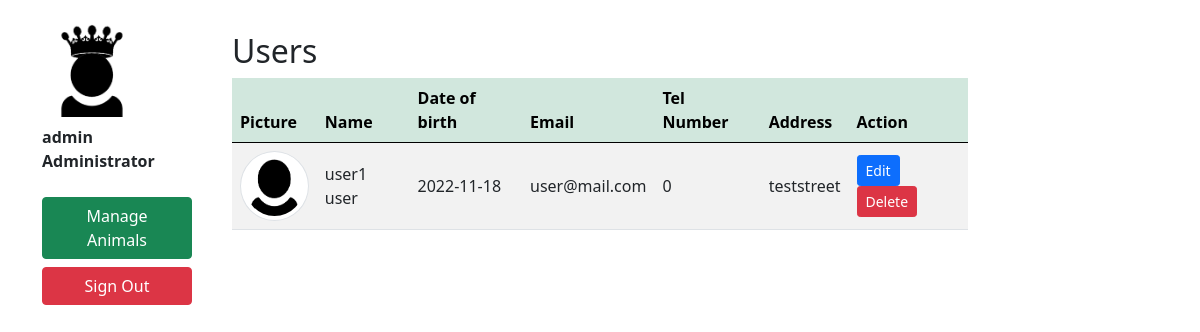
/dashboard.php (signed in), run on the app's committed database.
### tables this page shows
CREATE TABLE `users` (
  `id` int(11) NOT NULL,
  `first_name` varchar(30) NOT NULL,
  `last_name` varchar(30) NOT NULL,
  `picture` varchar(255) DEFAULT NULL,
  `address` varchar(30) NOT NULL,
  `email` varchar(30) NOT NULL,
  `password` varchar(255) NOT NULL,
  `status` enum('user','adm') NOT NULL DEFAULT 'user',
  `date_of_birth` date DEFAULT NULL,
  `telnumber` int(50) NOT NULL
);

### dashboard.php (the view, shortened to what this page needs)
<?php
require_once 'components/db_connect.php';
$status = 'adm';
$sql = "SELECT * FROM users WHERE status != '$status'";
$result = mysqli_query($connect, $sql);
$res = mysqli_query($connect, "SELECT * FROM users WHERE id=" . $_SESSION['adm']);
$row = mysqli_fetch_array($res, MYSQLI_ASSOC);
$admName = $row["first_name"];
$tbody = '';
if ($result->num_rows > 0) {
    while ($row = $result->fetch_array(MYSQLI_ASSOC)) {
        $tbody .= "<tr>
            <td><img class='img-thumbnail rounded-circle' src='pictures/" . $row['picture'] . "' alt=" . $row['first_name'] . "></td>
            <td>" . $row['first_name'] . " " . $row['last_name'] . "</td>
            <td>" . $row['date_of_birth'] . "</td>
            <td>" . $row['email'] . "</td>
            <td>" . $row['telnumber'] . "</td>
            <td>" . $row['address'] . "</td>
            <td><a href='update.php?id=" . $row['id'] . "'><button class='btn btn-primary btn-sm' type='button'>Edit</button></a>
            <a href='delete.php?id=" . $row['id'] . "'><button class='btn btn-danger btn-sm' type='button'>Delete</button></a></td>
         </tr>";
    }
} else {
    $tbody = "<tr><td colspan='5'><center>No Data Available </center></td></tr>";
}
?>
<!DOCTYPE html>
<html lang="en">
<head>
    <?php require_once 'components/boot.php'?>
</head>
<body>
<div class="container mt-4">
    <div class="row">
        <div class="col-2">
        <img class="userImage" src="pictures/admavatar.png" alt="Adm avatar">
        <strong> <p class="mt-2"> <?= $admName ?>  Administrator</p> </strong>
        <a style="width: 150px; margin-top:0.5em;" class="btn btn-success" href="animals/index.php">Manage Animals</a> <br>
        <a style="width: 150px; margin-top:0.5em;" class="btn btn-danger" href="logout.php?logout">Sign Out</a>
        </div>
        <div class="col-8 mt-2">
        <p class='h2'>Users</p>
        <table class='table table-striped'>
            <thead class='table-success'>
                <tr>
                    <th>Picture</th>
                    <th>Name</th>
                    <th>Date of birth</th>
                    <th>Email</th>
                    <th>Tel Number</th>
                    <th>Address</th>
                    <th>Action</th>
                </tr>
            </thead>
            <tbody>
            <?=$tbody?>
            </tbody>
        </table>
        </div>
    </div>
</div>
</body>
</html>

### dashboard.php (style rules this page uses)
.img-thumbnail { width: 70px !important; height: 70px !important; }
td { text-align: left; vertical-align: middle; }
.userImage { width: 100px; height: auto; }

### data on the page
users: first_name "admin"
users: picture (picture), first_name "user1", last_name "user", date_of_birth "2022-11-18", email "user@mail.com", telnumber "0", address "teststreet"
